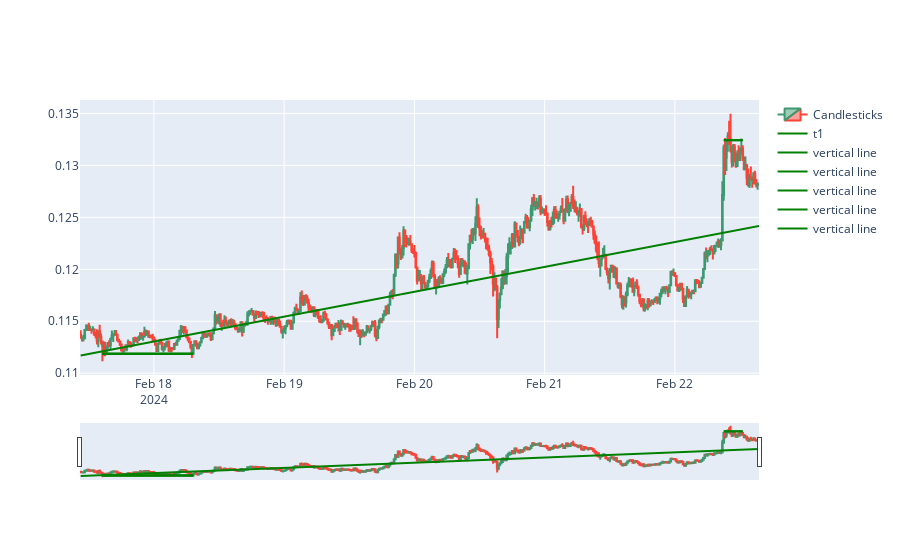

The code cell stored with this chart in its notebook:
### Code cell
chz_chart.plot()

### Figure 1 — Plotly figure (JSON) as saved in the notebook; plotly's stock layout.template omitted (floating-point values rounded to 4 significant figures; data arrays with more than 128 entries replaced by an {"elided": "..."} marker saying what was removed)
{"data": [{"close": {"elided": "500 float values"}, "high": {"elided": "500 float values"}, "low": {"elided": "500 float values"}, "name": "Candlesticks", "open": {"elided": "500 float values"}, "type": "candlestick", "x": {"elided": "500 str values"}}, {"line": {"color": "green"}, "mode": "lines", "name": "t1", "type": "scatter", "x": ["2024-02-17T10:30:00", "2024-02-22T15:30:00"], "y": [0.1117, 0.1242]}, {"line": {"color": "green"}, "mode": "lines", "name": "vertical line", "type": "scatter", "x": ["2024-02-17T14:30:00", "2024-02-18T07:15:00"], "y": [0.1119, 0.1119]}, {"line": {"color": "green"}, "mode": "lines", "name": "vertical line", "type": "scatter", "x": ["2024-02-17T14:30:00", "2024-02-18T07:15:00"], "y": [0.1119, 0.1119]}, {"line": {"color": "green"}, "mode": "lines", "name": "vertical line", "type": "scatter", "x": ["2024-02-22T09:00:00", "2024-02-22T12:30:00"], "y": [0.1324, 0.1324]}, {"line": {"color": "green"}, "mode": "lines", "name": "vertical line", "type": "scatter", "x": ["2024-02-17T14:30:00", "2024-02-18T07:15:00"], "y": [0.1119, 0.1119]}, {"line": {"color": "green"}, "mode": "lines", "name": "vertical line", "type": "scatter", "x": ["2024-02-22T09:00:00", "2024-02-22T12:30:00"], "y": [0.1324, 0.1324]}], "layout": {"showlegend": true}}
